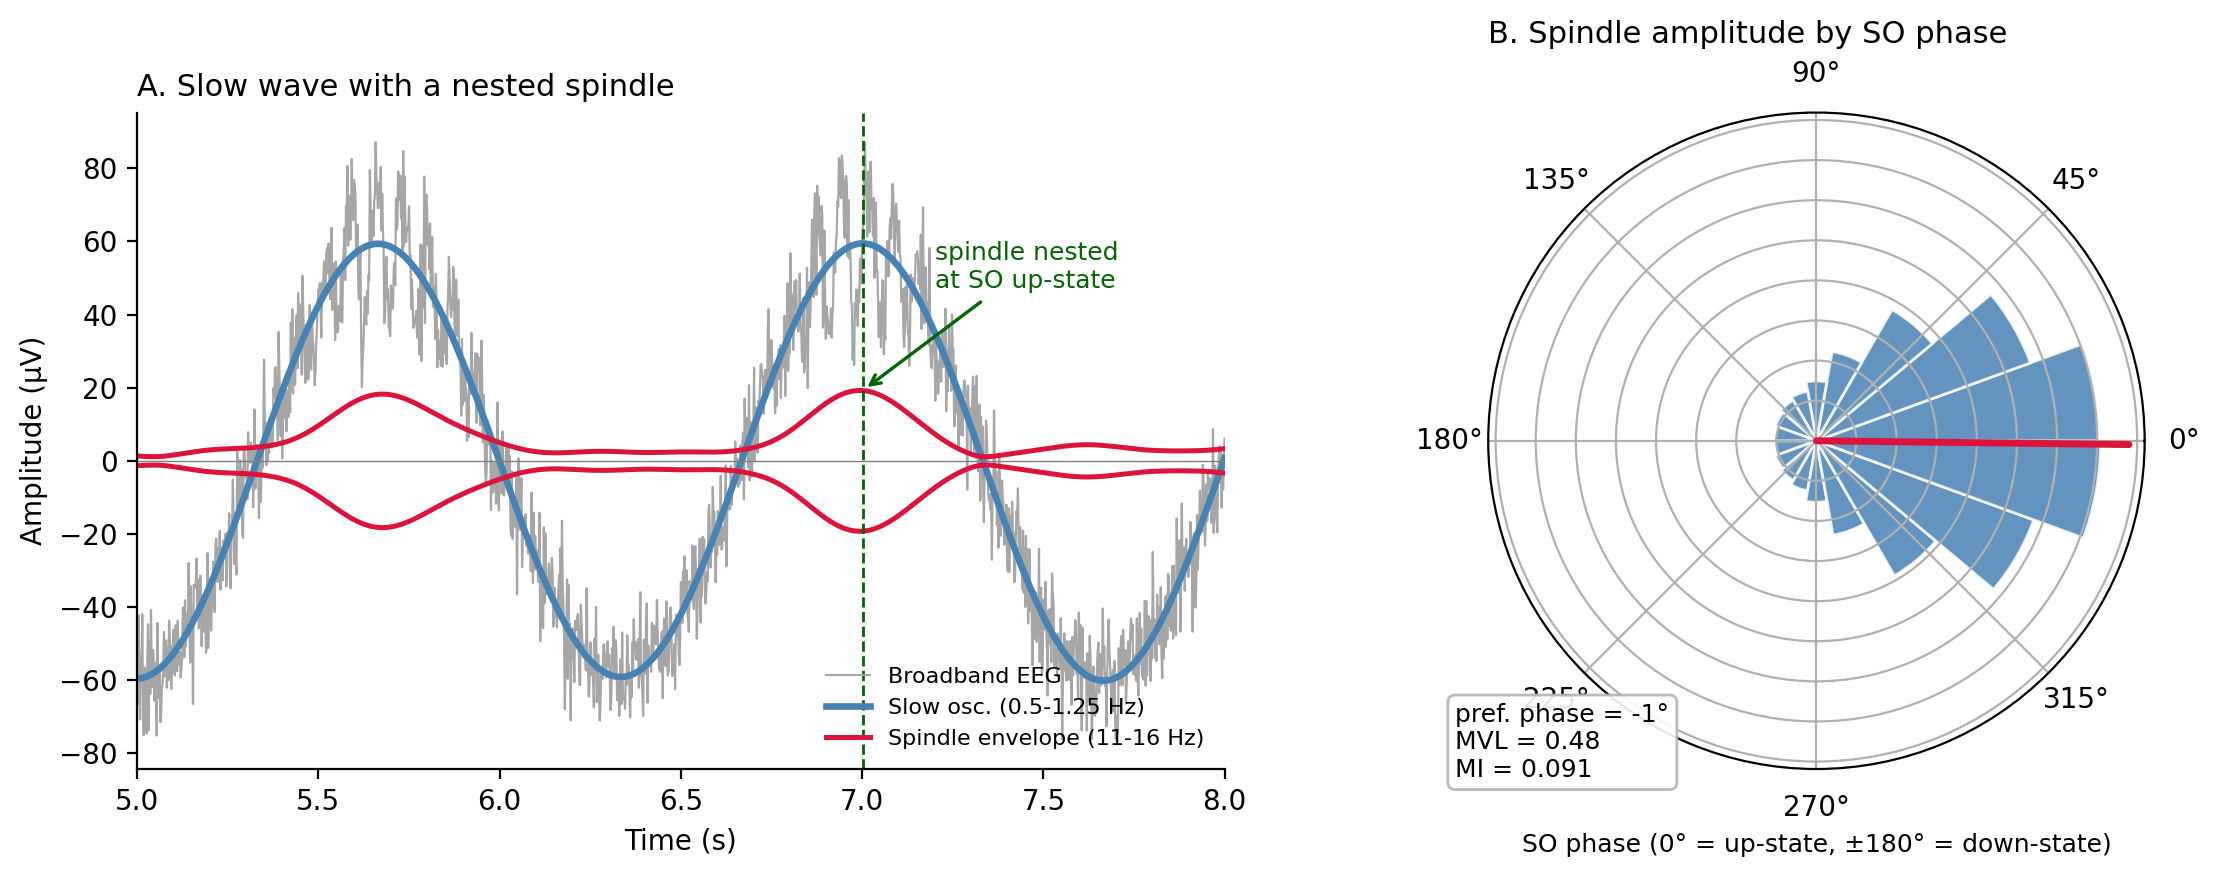

This chart was generated by the following Python code:
"""Illustrative figure of slow-wave x spindle phase-amplitude coupling (PAC).

This is a self-contained synthetic demo of what
``turtlewave_hdEEG.pacprocessor.ParalPAC.analyze_pac`` measures when called with
``event_type='slow_wave', pair_with_spindles=True``: does the spindle-band
amplitude (11-16 Hz) cluster at a preferred phase of the slow oscillation
(0.5-1.25 Hz)?

No real data or events database is needed. We synthesise a slow oscillation with
a spindle whose envelope is locked to the SO up-state, recover phase and
amplitude the same way ``analyze_pac`` does (band-pass + Hilbert), bin the
spindle amplitude across SO phase with the same logic as
``ParalPAC._mean_amp``, and draw the polar coupling rose in the style of
``ParalPAC.compare_conditions``.

Run with the project venv:
    .venv/bin/python docs/images/sw_spindle_coupling.py

Outputs PNG (raster, for slides) and PDF (vector, for handouts).

Two faithfulness notes versus the library:
* ``analyze_pac`` filters via tensorpac; here we use a zero-phase Butterworth in
  second-order-sections form (``sosfiltfilt``), because a plain ``filtfilt`` is
  numerically unstable at the 0.5 Hz edge and diverges.
* ``analyze_pac`` defines its bin centres on ``[0, 2*pi)`` (``vecbin``) while it
  bins phase on ``[-pi, pi]`` -- a half-turn offset that shifts its reported
  ``preferred_phase_deg`` by 180 deg. We keep centres consistent with the bin
  edges so the preferred phase here reads as the true SO phase (up-state ~ 0 deg).
"""
import os
import numpy as np
from scipy.signal import butter, sosfiltfilt, hilbert
import matplotlib.pyplot as plt

OUT_DIR = os.path.dirname(os.path.abspath(__file__))

# ---- Parameters (mirror the library's PAC defaults) --------------------
FS = 500                      # Hz
DURATION = 60.0               # s  -> ~45 slow-oscillation cycles
SO_FREQ = 0.75                # Hz  slow oscillation
SO_AMP = 60.0                 # uV
SPINDLE_FREQ = 14.0           # Hz  carrier inside the 11-16 Hz spindle band
SPINDLE_AMP = 18.0            # uV  spindle amplitude at full coupling

PHASE_BAND = (0.5, 1.25)      # analyze_pac default phase_freq
AMP_BAND = (11.0, 16.0)       # analyze_pac default amp_freq
NBINS = 18                    # analyze_pac / _mean_amp default

# Coupling: the spindle envelope is concentrated near the SO up-state (the
# positive peak, where analytic SO phase ~ 0). KAPPA sets how tight the locking
# is; COUPLING_GAIN=0 gives the uncoupled negative control (flat rose, MI ~ 0).
KAPPA = 3.0
COUPLING_GAIN = 1.0
ENV_FLOOR = 0.15              # background spindle amplitude away from the up-state

RNG = np.random.default_rng(7)


def bandpass(sig, lo, hi, fs, order=4):
    """Zero-phase Butterworth band-pass via second-order sections.

    SOS form is used instead of (b, a) + filtfilt because a 4th-order band-pass
    with a 0.5 Hz lower edge at fs=500 has poles close to the unit circle and
    filtfilt diverges to overflow.
    """
    sos = butter(order, [lo / (fs / 2), hi / (fs / 2)], btype="band", output="sos")
    return sosfiltfilt(sos, sig)


def synth_signal():
    """Slow oscillation + spindle locked to the SO up-state + noise."""
    t = np.arange(0, DURATION, 1 / FS)
    wt = 2 * np.pi * SO_FREQ * t

    # Slow oscillation. With +sin, the analytic phase is 0 at the positive
    # (up-state) peak and +/-pi at the trough.
    so = SO_AMP * np.sin(wt)

    # Spindle envelope: von-Mises-shaped bump centred on the up-state (wt=pi/2,
    # the positive SO peak), riding on a small constant floor.
    env = SPINDLE_AMP * (
        ENV_FLOOR + COUPLING_GAIN * np.exp(KAPPA * (np.cos(wt - np.pi / 2) - 1.0))
    )
    spindle = env * np.sin(2 * np.pi * SPINDLE_FREQ * t)

    noise = 8.0 * RNG.standard_normal(t.size)
    return t, so + spindle + noise


def main():
    t, sig = synth_signal()

    # Recover phase and amplitude as analyze_pac does (band-pass + Hilbert).
    so_filt = bandpass(sig, *PHASE_BAND, FS)
    sp_filt = bandpass(sig, *AMP_BAND, FS)
    so_phase = np.angle(hilbert(so_filt))     # [-pi, pi]
    sp_amp = np.abs(hilbert(sp_filt))         # spindle envelope

    # --- Bin spindle amplitude across SO phase (ParalPAC._mean_amp logic) ---
    width = 2 * np.pi / NBINS
    edges = np.linspace(-np.pi, np.pi, NBINS + 1)
    idx = np.digitize(so_phase, edges) - 1
    idx[idx == NBINS] = 0
    ampbin = np.array([sp_amp[idx == i].mean() if np.any(idx == i) else 0.0
                       for i in range(NBINS)])

    # Normalise to a probability distribution (analyze_pac line 715).
    p = ampbin / ampbin.sum()

    # Bin centres consistent with the [-pi, pi] edges (see module docstring).
    centres = -np.pi + (np.arange(NBINS) + 0.5) * width

    # Preferred phase = amplitude-weighted circular mean; mean vector length.
    vec = np.sum(p * np.exp(1j * centres))
    pref = np.angle(vec)
    mvl = np.abs(vec)
    pref_deg = (np.degrees(pref) + 180) % 360 - 180   # report in [-180, 180]

    # Tort Modulation Index: MI = (log N - H) / log N, H = -sum p log p.
    H = -np.sum(p * np.log(p))
    mi = (np.log(NBINS) - H) / np.log(NBINS)

    # ---- Figure --------------------------------------------------------
    fig = plt.figure(figsize=(12, 4.5))
    axA = fig.add_subplot(1, 2, 1)
    axB = fig.add_subplot(1, 2, 2, projection="polar")

    # Panel A: ~3 s window over a couple of SO cycles with nested spindles.
    w0, w1 = 5.0, 8.0
    m = (t >= w0) & (t <= w1)
    tt, raw = t[m], sig[m]
    so_w = so_filt[m]
    env_w = sp_amp[m]

    axA.plot(tt, raw, lw=0.8, color="0.65", label="Broadband EEG")
    axA.plot(tt, so_w, lw=2.4, color="steelblue", label="Slow osc. (0.5-1.25 Hz)")
    axA.plot(tt, env_w, lw=1.8, color="crimson",
             label="Spindle envelope (11-16 Hz)")
    axA.plot(tt, -env_w, lw=1.8, color="crimson")

    # Mark an up-state (positive SO peak) inside the window.
    pk = tt[np.argmax(so_w)]
    axA.axvline(pk, color="darkgreen", lw=1, ls="--")
    axA.annotate("spindle nested\nat SO up-state",
                 xy=(pk, env_w.max()), xytext=(pk + 0.2, env_w.max() + 28),
                 fontsize=9, color="darkgreen",
                 arrowprops=dict(arrowstyle="->", color="darkgreen", lw=1.2))

    axA.axhline(0, color="gray", lw=0.5)
    axA.set_xlim(w0, w1)
    axA.set_xlabel("Time (s)")
    axA.set_ylabel("Amplitude (µV)")
    axA.set_title("A. Slow wave with a nested spindle", loc="left", fontsize=11)
    axA.legend(loc="lower right", fontsize=8, frameon=False)
    axA.spines["top"].set_visible(False)
    axA.spines["right"].set_visible(False)

    # Panel B: phase-amplitude coupling rose.
    axB.bar(centres, p, width=width, bottom=0.0,
            color="steelblue", edgecolor="white", alpha=0.85)
    axB.plot([pref, pref], [0, p.max() * 1.1], color="crimson", lw=2.5,
             solid_capstyle="round")
    axB.set_theta_zero_location("E")   # 0 deg (SO up-state) at the right
    axB.set_theta_direction(1)
    axB.set_yticklabels([])
    axB.set_xlabel("SO phase (0° = up-state, ±180° = down-state)", fontsize=9)
    axB.set_title("B. Spindle amplitude by SO phase", loc="left", fontsize=11)
    axB.text(-0.05, -0.02,
             f"pref. phase = {pref_deg:.0f}°\n"
             f"MVL = {mvl:.2f}\n"
             f"MI = {mi:.3f}",
             transform=axB.transAxes, fontsize=9, ha="left", va="bottom",
             bbox=dict(boxstyle="round", fc="white", ec="0.7", alpha=0.9))

    fig.tight_layout()
    png = os.path.join(OUT_DIR, "sw_spindle_coupling.png")
    pdf = os.path.join(OUT_DIR, "sw_spindle_coupling.pdf")
    fig.savefig(png, dpi=200, bbox_inches="tight")
    fig.savefig(pdf, bbox_inches="tight")
    print(f"Saved: {png}")
    print(f"Saved: {pdf}")
    print(f"Preferred phase: {pref_deg:.1f} deg | MVL: {mvl:.3f} | MI: {mi:.4f}")


if __name__ == "__main__":
    main()
